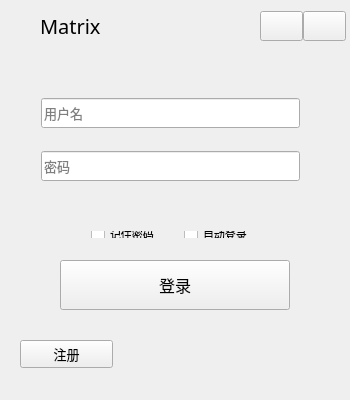
<?xml version="1.0" encoding="UTF-8"?>
<ui version="4.0">
 <class>Dialog</class>
 <widget class="QWidget" name="Dialog">
  <property name="geometry">
   <rect>
    <x>0</x>
    <y>0</y>
    <width>350</width>
    <height>400</height>
   </rect>
  </property>
  <property name="minimumSize">
   <size>
    <width>350</width>
    <height>400</height>
   </size>
  </property>
  <property name="maximumSize">
   <size>
    <width>350</width>
    <height>400</height>
   </size>
  </property>
  <property name="windowTitle">
   <string>Dialog</string>
  </property>
  <property name="windowIcon">
   <iconset resource="../resource/qss.qrc">
    <normaloff>:/ui/image/icon/log.png</normaloff>:/ui/image/icon/log.png</iconset>
  </property>
  <property name="styleSheet">
   <string notr="true"/>
  </property>
  <widget class="QPushButton" name="pushButton_login">
   <property name="geometry">
    <rect>
     <x>60</x>
     <y>260</y>
     <width>230</width>
     <height>50</height>
    </rect>
   </property>
   <property name="minimumSize">
    <size>
     <width>230</width>
     <height>50</height>
    </size>
   </property>
   <property name="maximumSize">
    <size>
     <width>230</width>
     <height>50</height>
    </size>
   </property>
   <property name="font">
    <font>
     <family>微软雅黑</family>
     <pointsize>12</pointsize>
    </font>
   </property>
   <property name="text">
    <string>登录</string>
   </property>
  </widget>
  <widget class="QPushButton" name="pushButton_register">
   <property name="geometry">
    <rect>
     <x>20</x>
     <y>340</y>
     <width>93</width>
     <height>28</height>
    </rect>
   </property>
   <property name="font">
    <font>
     <family>微软雅黑</family>
     <pointsize>10</pointsize>
    </font>
   </property>
   <property name="text">
    <string>注册</string>
   </property>
  </widget>
  <widget class="QWidget" name="layoutWidget">
   <property name="geometry">
    <rect>
     <x>0</x>
     <y>0</y>
     <width>151</width>
     <height>41</height>
    </rect>
   </property>
   <layout class="QHBoxLayout" name="hla_title">
    <item>
     <widget class="QLabel" name="label_log">
      <property name="minimumSize">
       <size>
        <width>0</width>
        <height>0</height>
       </size>
      </property>
      <property name="maximumSize">
       <size>
        <width>10000</width>
        <height>100</height>
       </size>
      </property>
      <property name="layoutDirection">
       <enum>Qt::LeftToRight</enum>
      </property>
      <property name="text">
       <string/>
      </property>
      <property name="alignment">
       <set>Qt::AlignCenter</set>
      </property>
     </widget>
    </item>
    <item>
     <widget class="QLabel" name="label_name">
      <property name="minimumSize">
       <size>
        <width>100</width>
        <height>30</height>
       </size>
      </property>
      <property name="maximumSize">
       <size>
        <width>16777215</width>
        <height>30</height>
       </size>
      </property>
      <property name="font">
       <font>
        <family>黑体</family>
        <pointsize>15</pointsize>
       </font>
      </property>
      <property name="text">
       <string>Matrix</string>
      </property>
      <property name="alignment">
       <set>Qt::AlignLeading|Qt::AlignLeft|Qt::AlignVCenter</set>
      </property>
     </widget>
    </item>
   </layout>
  </widget>
  <widget class="QWidget" name="layoutWidget">
   <property name="geometry">
    <rect>
     <x>30</x>
     <y>70</y>
     <width>281</width>
     <height>141</height>
    </rect>
   </property>
   <layout class="QVBoxLayout" name="vla_actAndPwd">
    <item>
     <widget class="QLineEdit" name="lineEdit_account">
      <property name="minimumSize">
       <size>
        <width>0</width>
        <height>30</height>
       </size>
      </property>
      <property name="font">
       <font>
        <family>微软雅黑</family>
        <pointsize>10</pointsize>
       </font>
      </property>
      <property name="placeholderText">
       <string>用户名</string>
      </property>
     </widget>
    </item>
    <item>
     <widget class="QLineEdit" name="lineEdit_password">
      <property name="minimumSize">
       <size>
        <width>0</width>
        <height>30</height>
       </size>
      </property>
      <property name="font">
       <font>
        <family>微软雅黑</family>
        <pointsize>10</pointsize>
       </font>
      </property>
      <property name="echoMode">
       <enum>QLineEdit::Password</enum>
      </property>
      <property name="placeholderText">
       <string>密码</string>
      </property>
     </widget>
    </item>
   </layout>
  </widget>
  <widget class="QWidget" name="layoutWidget">
   <property name="geometry">
    <rect>
     <x>240</x>
     <y>0</y>
     <width>126</width>
     <height>41</height>
    </rect>
   </property>
   <layout class="QHBoxLayout" name="hla_quitAndMin">
    <property name="spacing">
     <number>0</number>
    </property>
    <property name="leftMargin">
     <number>20</number>
    </property>
    <property name="rightMargin">
     <number>20</number>
    </property>
    <item>
     <widget class="QPushButton" name="pushButton_minimize">
      <property name="minimumSize">
       <size>
        <width>30</width>
        <height>30</height>
       </size>
      </property>
      <property name="text">
       <string/>
      </property>
      <property name="iconSize">
       <size>
        <width>30</width>
        <height>30</height>
       </size>
      </property>
     </widget>
    </item>
    <item>
     <widget class="QPushButton" name="pushButton_shutdown">
      <property name="minimumSize">
       <size>
        <width>30</width>
        <height>30</height>
       </size>
      </property>
      <property name="text">
       <string/>
      </property>
      <property name="iconSize">
       <size>
        <width>30</width>
        <height>30</height>
       </size>
      </property>
     </widget>
    </item>
   </layout>
  </widget>
  <widget class="QWidget" name="layoutWidget">
   <property name="geometry">
    <rect>
     <x>80</x>
     <y>220</y>
     <width>201</width>
     <height>29</height>
    </rect>
   </property>
   <layout class="QHBoxLayout" name="hla_rpwAndAlogin">
    <item>
     <widget class="QCheckBox" name="cbx_remPw">
      <property name="font">
       <font>
        <family>微软雅黑</family>
        <pointsize>8</pointsize>
       </font>
      </property>
      <property name="text">
       <string>记住密码</string>
      </property>
     </widget>
    </item>
    <item>
     <widget class="QCheckBox" name="cbx_autoLogin">
      <property name="font">
       <font>
        <family>微软雅黑</family>
        <pointsize>8</pointsize>
       </font>
      </property>
      <property name="text">
       <string>自动登录</string>
      </property>
     </widget>
    </item>
   </layout>
  </widget>
 </widget>
 <layoutdefault spacing="6" margin="11"/>
 <resources>
  <include location="../resource/qss.qrc"/>
 </resources>
 <connections>
  <connection>
   <sender>pushButton_minimize</sender>
   <signal>clicked()</signal>
   <receiver>Dialog</receiver>
   <slot>showMinimized()</slot>
   <hints>
    <hint type="sourcelabel">
     <x>281</x>
     <y>19</y>
    </hint>
    <hint type="destinationlabel">
     <x>174</x>
     <y>199</y>
    </hint>
   </hints>
  </connection>
  <connection>
   <sender>pushButton_shutdown</sender>
   <signal>clicked()</signal>
   <receiver>Dialog</receiver>
   <slot>close()</slot>
   <hints>
    <hint type="sourcelabel">
     <x>324</x>
     <y>19</y>
    </hint>
    <hint type="destinationlabel">
     <x>174</x>
     <y>199</y>
    </hint>
   </hints>
  </connection>
 </connections>
</ui>
